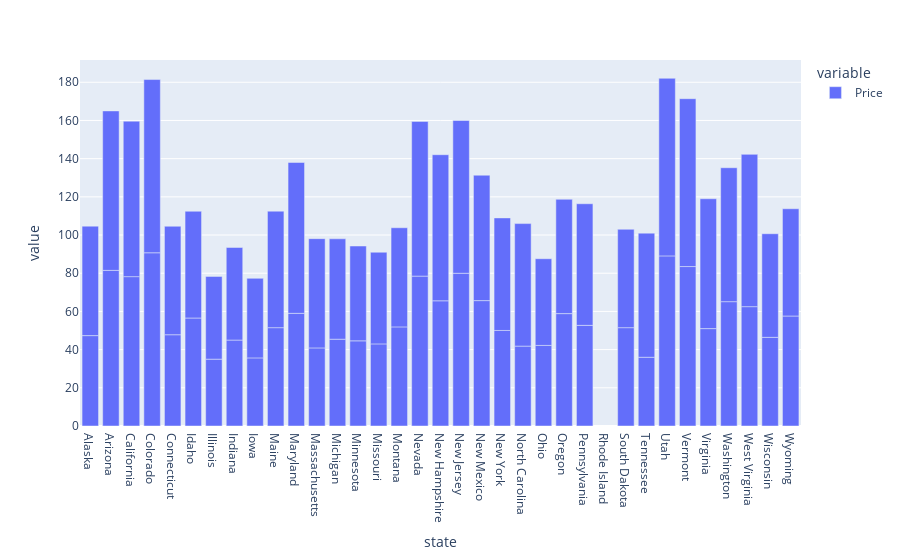

Notebook source saved alongside this figure:
### Code cell
import plotly.express as px
px.bar(dfavgMelt, x='state', y=['Price'])

### Figure 1 — Plotly figure (JSON) as saved in the notebook; plotly's stock layout.template omitted (floating-point values rounded to 4 significant figures)
{"data": [{"alignmentgroup": "True", "hovertemplate": "variable=Price<br>state=%{x}<br>value=%{y}<extra></extra>", "legendgroup": "Price", "marker": {"color": "#636efa"}, "name": "Price", "offsetgroup": "Price", "orientation": "v", "showlegend": true, "textposition": "auto", "type": "bar", "x": ["Alaska", "Arizona", "California", "Colorado", "Connecticut", "Idaho", "Illinois", "Indiana", "Iowa", "Maine", "Maryland", "Massachusetts", "Michigan", "Minnesota", "Missouri", "Montana", "Nevada", "New Hampshire", "New Jersey", "New Mexico", "New York", "North Carolina", "Ohio", "Oregon", "Pennsylvania", "Rhode Island", "South Dakota", "Tennessee", "Utah", "Vermont", "Virginia", "Washington", "West Virginia", "Wisconsin", "Wyoming", "Alaska", "Arizona", "California", "Colorado", "Connecticut", "Idaho", "Illinois", "Indiana", "Iowa", "Maine", "Maryland", "Massachusetts", "Michigan", "Minnesota", "Missouri", "Montana", "Nevada", "New Hampshire", "New Jersey", "New Mexico", "New York", "North Carolina", "Ohio", "Oregon", "Pennsylvania", "Rhode Island", "South Dakota", "Tennessee", "Utah", "Vermont", "Virginia", "Washington", "West Virginia", "Wisconsin", "Wyoming"], "xaxis": "x", "y": [47.33, 81.5, 78.21, 90.71, 47.8, 56.56, 35, 45, 35.67, 51.5, 59, 40.9, 45.46, 44.6, 43, 51.91, 78.5, 65.57, 79.99, 65.67, 50.03, 41.83, 42.2, 58.86, 52.71, null, 51.5, 36, 89.08, 83.5, 51, 65.11, 62.5, 46.43, 57.6, 57.33, 83.5, 81.42, 90.71, 56.8, 55.9, 43.33, 48.5, 41.67, 61, 79, 57.2, 52.58, 49.67, 48, 51.91, 81, 76.5, 79.99, 65.67, 58.95, 64.17, 45.4, 59.86, 63.69, null, 51.5, 65, 93, 87.9, 68, 70.14, 79.75, 54.27, 56.17], "yaxis": "y"}], "layout": {"autosize": true, "barmode": "relative", "legend": {"title": {"text": "variable"}, "tracegroupgap": 0}, "margin": {"t": 60}, "xaxis": {"anchor": "y", "autorange": true, "domain": [0, 1], "range": [-0.5, 34.5], "title": {"text": "state"}, "type": "category"}, "yaxis": {"anchor": "x", "autorange": true, "domain": [0, 1], "range": [0, 191.7], "title": {"text": "value"}, "type": "linear"}}}
